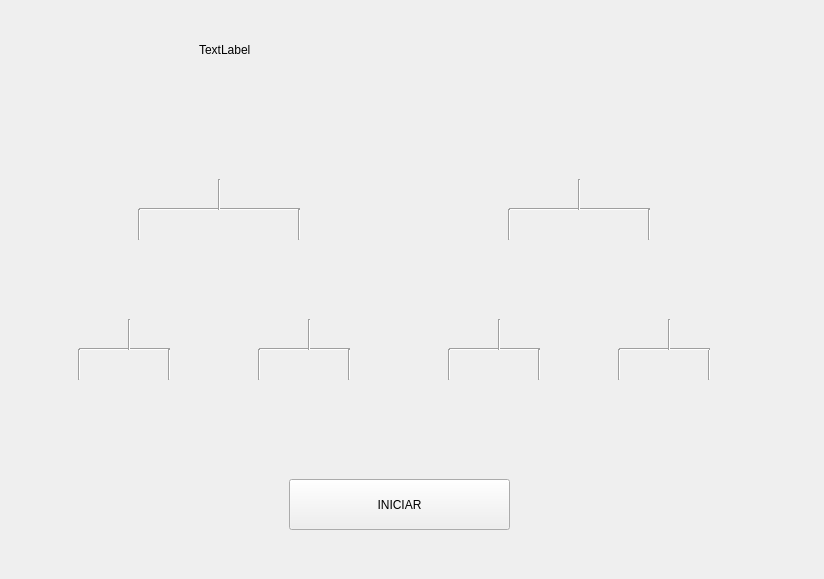
<?xml version="1.0" encoding="UTF-8"?>
<ui version="4.0">
 <class>TorneoWidget</class>
 <widget class="QWidget" name="TorneoWidget">
  <property name="geometry">
   <rect>
    <x>0</x>
    <y>0</y>
    <width>824</width>
    <height>579</height>
   </rect>
  </property>
  <property name="windowTitle">
   <string>Form</string>
  </property>
  <widget class="QStackedWidget" name="stackedWidget">
   <property name="geometry">
    <rect>
     <x>-1</x>
     <y>-1</y>
     <width>821</width>
     <height>581</height>
    </rect>
   </property>
   <widget class="QWidget" name="pageParticipantes">
    <widget class="QLabel" name="labelFase">
     <property name="geometry">
      <rect>
       <x>200</x>
       <y>20</y>
       <width>401</width>
       <height>61</height>
      </rect>
     </property>
     <property name="text">
      <string>TextLabel</string>
     </property>
    </widget>
    <widget class="QPushButton" name="btnIniciar">
     <property name="geometry">
      <rect>
       <x>290</x>
       <y>480</y>
       <width>221</width>
       <height>51</height>
      </rect>
     </property>
     <property name="text">
      <string>INICIAR</string>
     </property>
    </widget>
    <widget class="QWidget" name="horizontalLayoutWidget">
     <property name="geometry">
      <rect>
       <x>50</x>
       <y>380</y>
       <width>721</width>
       <height>82</height>
      </rect>
     </property>
     <layout class="QHBoxLayout" name="horizontalLayout_2">
      <item>
       <widget class="QLabel" name="label_0_1">
        <property name="text">
         <string/>
        </property>
       </widget>
      </item>
      <item>
       <widget class="QLabel" name="label_0_2">
        <property name="text">
         <string/>
        </property>
       </widget>
      </item>
      <item>
       <widget class="QLabel" name="label_0_7">
        <property name="text">
         <string/>
        </property>
       </widget>
      </item>
      <item>
       <widget class="QLabel" name="label_0_8">
        <property name="text">
         <string/>
        </property>
       </widget>
      </item>
      <item>
       <widget class="QLabel" name="label_0_5">
        <property name="text">
         <string/>
        </property>
       </widget>
      </item>
      <item>
       <widget class="QLabel" name="label_0_6">
        <property name="text">
         <string/>
        </property>
       </widget>
      </item>
      <item>
       <widget class="QLabel" name="label_0_3">
        <property name="text">
         <string/>
        </property>
       </widget>
      </item>
      <item>
       <widget class="QLabel" name="label_0_4">
        <property name="text">
         <string/>
        </property>
       </widget>
      </item>
     </layout>
    </widget>
    <widget class="QWidget" name="horizontalLayoutWidget_2">
     <property name="geometry">
      <rect>
       <x>40</x>
       <y>240</y>
       <width>721</width>
       <height>82</height>
      </rect>
     </property>
     <layout class="QHBoxLayout" name="horizontalLayout_3">
      <item>
       <widget class="QLabel" name="label_1_1">
        <property name="text">
         <string/>
        </property>
       </widget>
      </item>
      <item>
       <widget class="QLabel" name="label_1_2">
        <property name="text">
         <string/>
        </property>
       </widget>
      </item>
      <item>
       <widget class="QLabel" name="label_1_3">
        <property name="text">
         <string/>
        </property>
       </widget>
      </item>
      <item>
       <widget class="QLabel" name="label_1_4">
        <property name="text">
         <string/>
        </property>
       </widget>
      </item>
     </layout>
    </widget>
    <widget class="QWidget" name="horizontalLayoutWidget_3">
     <property name="geometry">
      <rect>
       <x>40</x>
       <y>110</y>
       <width>721</width>
       <height>82</height>
      </rect>
     </property>
     <layout class="QHBoxLayout" name="horizontalLayout_4">
      <item>
       <widget class="QLabel" name="label_2_1">
        <property name="text">
         <string/>
        </property>
       </widget>
      </item>
      <item>
       <widget class="QLabel" name="label_2_2">
        <property name="text">
         <string/>
        </property>
       </widget>
      </item>
     </layout>
    </widget>
    <widget class="Line" name="line">
     <property name="geometry">
      <rect>
       <x>80</x>
       <y>340</y>
       <width>91</width>
       <height>20</height>
      </rect>
     </property>
     <property name="orientation">
      <enum>Qt::Orientation::Horizontal</enum>
     </property>
    </widget>
    <widget class="Line" name="line_2">
     <property name="geometry">
      <rect>
       <x>70</x>
       <y>350</y>
       <width>20</width>
       <height>31</height>
      </rect>
     </property>
     <property name="orientation">
      <enum>Qt::Orientation::Vertical</enum>
     </property>
    </widget>
    <widget class="Line" name="line_3">
     <property name="geometry">
      <rect>
       <x>160</x>
       <y>350</y>
       <width>20</width>
       <height>31</height>
      </rect>
     </property>
     <property name="orientation">
      <enum>Qt::Orientation::Vertical</enum>
     </property>
    </widget>
    <widget class="Line" name="line_4">
     <property name="geometry">
      <rect>
       <x>120</x>
       <y>320</y>
       <width>20</width>
       <height>31</height>
      </rect>
     </property>
     <property name="orientation">
      <enum>Qt::Orientation::Vertical</enum>
     </property>
    </widget>
    <widget class="Line" name="line_5">
     <property name="geometry">
      <rect>
       <x>260</x>
       <y>340</y>
       <width>91</width>
       <height>20</height>
      </rect>
     </property>
     <property name="orientation">
      <enum>Qt::Orientation::Horizontal</enum>
     </property>
    </widget>
    <widget class="Line" name="line_6">
     <property name="geometry">
      <rect>
       <x>300</x>
       <y>320</y>
       <width>20</width>
       <height>31</height>
      </rect>
     </property>
     <property name="orientation">
      <enum>Qt::Orientation::Vertical</enum>
     </property>
    </widget>
    <widget class="Line" name="line_7">
     <property name="geometry">
      <rect>
       <x>250</x>
       <y>350</y>
       <width>20</width>
       <height>31</height>
      </rect>
     </property>
     <property name="orientation">
      <enum>Qt::Orientation::Vertical</enum>
     </property>
    </widget>
    <widget class="Line" name="line_8">
     <property name="geometry">
      <rect>
       <x>340</x>
       <y>350</y>
       <width>20</width>
       <height>31</height>
      </rect>
     </property>
     <property name="orientation">
      <enum>Qt::Orientation::Vertical</enum>
     </property>
    </widget>
    <widget class="Line" name="line_9">
     <property name="geometry">
      <rect>
       <x>450</x>
       <y>340</y>
       <width>91</width>
       <height>20</height>
      </rect>
     </property>
     <property name="orientation">
      <enum>Qt::Orientation::Horizontal</enum>
     </property>
    </widget>
    <widget class="Line" name="line_10">
     <property name="geometry">
      <rect>
       <x>490</x>
       <y>320</y>
       <width>20</width>
       <height>31</height>
      </rect>
     </property>
     <property name="orientation">
      <enum>Qt::Orientation::Vertical</enum>
     </property>
    </widget>
    <widget class="Line" name="line_11">
     <property name="geometry">
      <rect>
       <x>440</x>
       <y>350</y>
       <width>20</width>
       <height>31</height>
      </rect>
     </property>
     <property name="orientation">
      <enum>Qt::Orientation::Vertical</enum>
     </property>
    </widget>
    <widget class="Line" name="line_12">
     <property name="geometry">
      <rect>
       <x>530</x>
       <y>350</y>
       <width>20</width>
       <height>31</height>
      </rect>
     </property>
     <property name="orientation">
      <enum>Qt::Orientation::Vertical</enum>
     </property>
    </widget>
    <widget class="Line" name="line_13">
     <property name="geometry">
      <rect>
       <x>700</x>
       <y>350</y>
       <width>20</width>
       <height>31</height>
      </rect>
     </property>
     <property name="orientation">
      <enum>Qt::Orientation::Vertical</enum>
     </property>
    </widget>
    <widget class="Line" name="line_14">
     <property name="geometry">
      <rect>
       <x>620</x>
       <y>340</y>
       <width>91</width>
       <height>20</height>
      </rect>
     </property>
     <property name="orientation">
      <enum>Qt::Orientation::Horizontal</enum>
     </property>
    </widget>
    <widget class="Line" name="line_15">
     <property name="geometry">
      <rect>
       <x>610</x>
       <y>350</y>
       <width>20</width>
       <height>31</height>
      </rect>
     </property>
     <property name="orientation">
      <enum>Qt::Orientation::Vertical</enum>
     </property>
    </widget>
    <widget class="Line" name="line_16">
     <property name="geometry">
      <rect>
       <x>660</x>
       <y>320</y>
       <width>20</width>
       <height>31</height>
      </rect>
     </property>
     <property name="orientation">
      <enum>Qt::Orientation::Vertical</enum>
     </property>
    </widget>
    <widget class="Line" name="line_17">
     <property name="geometry">
      <rect>
       <x>510</x>
       <y>200</y>
       <width>141</width>
       <height>20</height>
      </rect>
     </property>
     <property name="orientation">
      <enum>Qt::Orientation::Horizontal</enum>
     </property>
    </widget>
    <widget class="Line" name="line_18">
     <property name="geometry">
      <rect>
       <x>500</x>
       <y>210</y>
       <width>20</width>
       <height>31</height>
      </rect>
     </property>
     <property name="orientation">
      <enum>Qt::Orientation::Vertical</enum>
     </property>
    </widget>
    <widget class="Line" name="line_19">
     <property name="geometry">
      <rect>
       <x>570</x>
       <y>180</y>
       <width>20</width>
       <height>31</height>
      </rect>
     </property>
     <property name="maximumSize">
      <size>
       <width>20</width>
       <height>16777215</height>
      </size>
     </property>
     <property name="orientation">
      <enum>Qt::Orientation::Vertical</enum>
     </property>
    </widget>
    <widget class="Line" name="line_20">
     <property name="geometry">
      <rect>
       <x>640</x>
       <y>210</y>
       <width>20</width>
       <height>31</height>
      </rect>
     </property>
     <property name="orientation">
      <enum>Qt::Orientation::Vertical</enum>
     </property>
    </widget>
    <widget class="Line" name="line_21">
     <property name="geometry">
      <rect>
       <x>140</x>
       <y>200</y>
       <width>161</width>
       <height>20</height>
      </rect>
     </property>
     <property name="orientation">
      <enum>Qt::Orientation::Horizontal</enum>
     </property>
    </widget>
    <widget class="Line" name="line_22">
     <property name="geometry">
      <rect>
       <x>290</x>
       <y>210</y>
       <width>20</width>
       <height>31</height>
      </rect>
     </property>
     <property name="orientation">
      <enum>Qt::Orientation::Vertical</enum>
     </property>
    </widget>
    <widget class="Line" name="line_23">
     <property name="geometry">
      <rect>
       <x>210</x>
       <y>180</y>
       <width>20</width>
       <height>31</height>
      </rect>
     </property>
     <property name="orientation">
      <enum>Qt::Orientation::Vertical</enum>
     </property>
    </widget>
    <widget class="Line" name="line_24">
     <property name="geometry">
      <rect>
       <x>130</x>
       <y>210</y>
       <width>20</width>
       <height>31</height>
      </rect>
     </property>
     <property name="orientation">
      <enum>Qt::Orientation::Vertical</enum>
     </property>
    </widget>
   </widget>
   <widget class="QWidget" name="pageGanador">
    <widget class="QLabel" name="labelNombreGanador">
     <property name="geometry">
      <rect>
       <x>90</x>
       <y>40</y>
       <width>591</width>
       <height>131</height>
      </rect>
     </property>
     <property name="text">
      <string/>
     </property>
    </widget>
    <widget class="QLabel" name="labelPortadaGanador">
     <property name="geometry">
      <rect>
       <x>260</x>
       <y>190</y>
       <width>241</width>
       <height>211</height>
      </rect>
     </property>
     <property name="text">
      <string/>
     </property>
    </widget>
    <widget class="QPushButton" name="btnSalirTorneo">
     <property name="geometry">
      <rect>
       <x>290</x>
       <y>420</y>
       <width>191</width>
       <height>71</height>
      </rect>
     </property>
     <property name="text">
      <string>SALIR</string>
     </property>
    </widget>
   </widget>
   <widget class="QWidget" name="pagePerdedor">
    <widget class="QPushButton" name="btnSalir">
     <property name="geometry">
      <rect>
       <x>270</x>
       <y>320</y>
       <width>231</width>
       <height>81</height>
      </rect>
     </property>
     <property name="text">
      <string>SALIR</string>
     </property>
    </widget>
    <widget class="QLabel" name="labelPerdisteTitulo">
     <property name="geometry">
      <rect>
       <x>230</x>
       <y>100</y>
       <width>311</width>
       <height>121</height>
      </rect>
     </property>
     <property name="text">
      <string>PERDISTE</string>
     </property>
    </widget>
   </widget>
  </widget>
 </widget>
 <resources/>
 <connections/>
</ui>
